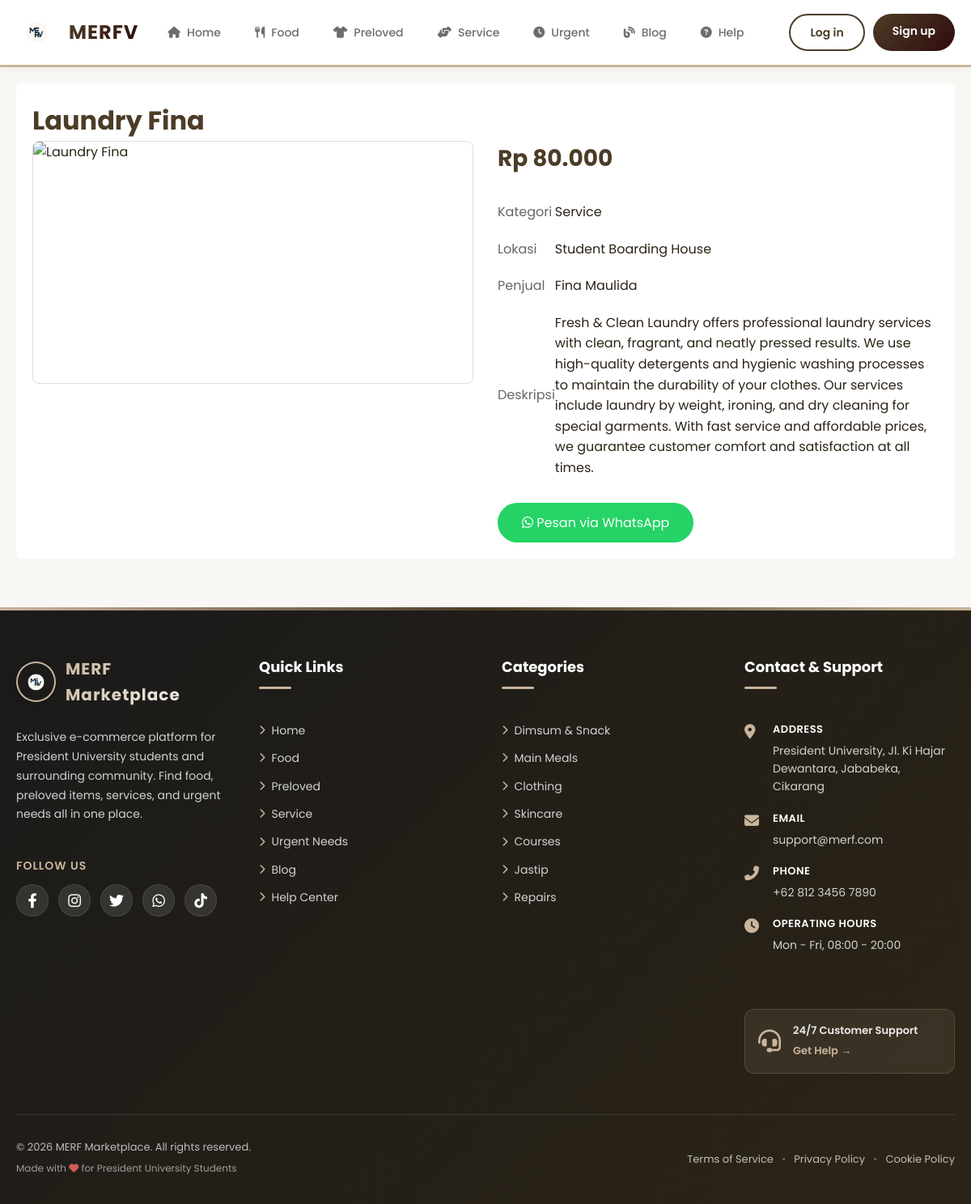
The page /pages/product-detail.php?id=22 on the database its author committed.
### tables this page shows
CREATE TABLE `products` (
  `product_id` int(11) NOT NULL,
  `seller_id` int(11) NOT NULL,
  `name` varchar(200) NOT NULL,
  `category` enum('food','preloved','service','urgent') NOT NULL,
  `subcategory` varchar(50) DEFAULT NULL,
  `description` text NOT NULL,
  `price` decimal(10,2) NOT NULL,
  `discounted_price` decimal(10,2) DEFAULT NULL,
  `quantity` int(11) DEFAULT 1,
  `image` varchar(255) NOT NULL,
  `location` varchar(100) DEFAULT 'SBH',
  `is_available` tinyint(1) DEFAULT 1,
  `delivery_option` enum('pickup','delivery','both') DEFAULT 'both',
  `delivery_fee` decimal(10,2) DEFAULT 0.00,
  `avg_rating` decimal(3,2) DEFAULT 0.00,
  `total_views` int(11) DEFAULT 0,
  `total_likes` int(11) DEFAULT 0,
  `created_at` timestamp NOT NULL DEFAULT current_timestamp(),
  `updated_at` timestamp NOT NULL DEFAULT current_timestamp() ON UPDATE current_timestamp()
);

CREATE TABLE `users` (
  `user_id` int(11) NOT NULL,
  `full_name` varchar(100) NOT NULL,
  `email` varchar(100) NOT NULL,
  `phone` varchar(15) DEFAULT NULL,
  `password` varchar(255) NOT NULL,
  `student_id` varchar(20) DEFAULT NULL,
  `university` varchar(100) DEFAULT NULL,
  `is_student` enum('yes','no') DEFAULT 'yes',
  `dob` date DEFAULT NULL,
  `gender` enum('Male','Female','Other') DEFAULT NULL,
  `address` text DEFAULT NULL,
  `dorm_address` text DEFAULT NULL,
  `profile_pic` varchar(255) DEFAULT 'default-profile.png',
  `bio` text DEFAULT NULL,
  `rating` decimal(3,2) DEFAULT 0.00,
  `total_sales` int(11) DEFAULT 0,
  `role` enum('customer','seller','admin') DEFAULT 'customer',
  `status` enum('active','inactive','banned') DEFAULT 'active',
  `created_at` timestamp NOT NULL DEFAULT current_timestamp(),
  `last_login` timestamp NULL DEFAULT NULL
);

### includes/functions.php (called while the page is built, shortened)
<?php
function formatCurrency($amount) {
    return 'Rp ' . number_format($amount, 0, ',', '.');
}
?>

### pages/product-detail.php (the view, shortened to what this page needs)
<?php
require_once '../config.php';
$product_id = isset($_GET['id']) ? (int)$_GET['id'] : 0;
try {
    $sql = "SELECT p.*,
            u.user_id as seller_id,
            u.full_name,
            u.profile_pic,
            u.phone as seller_phone,
            u.rating as seller_rating
            FROM products p
            JOIN users u ON p.seller_id = u.user_id
            WHERE p.product_id = ? AND p.is_available = 1";
    $stmt = $pdo->prepare($sql);
    $stmt->execute([$product_id]);
    $product = $stmt->fetch();
} catch (PDOException $e) {
    die("Database Error: " . $e->getMessage());
}
$product_images = [];
if (!empty($product['image'])) {
    $decoded = json_decode($product['image'], true);
    if (is_array($decoded)) {
        $product_images = $decoded;
    } else {
        $product_images = [$product['image']];
    }
}
function getImageUrl($image_name) {
    $base_path = __DIR__ . '/../assets/images/uploads/';
    return SITE_URL . 'assets/images/no-image.png';
}
include '../header.php';
?>
<div class="container">
    <div style="padding: 20px; background: white; border-radius: 8px; margin: 20px 0;">
        <h1 style="color: #4C3C27;"><?php echo htmlspecialchars($product['name']); ?></h1>
        <div style="display: grid; grid-template-columns: 1fr 1fr; gap: 30px;">
            <div>
                <img src="<?php echo getImageUrl($product_images[0]); ?>"
                     alt="<?php echo htmlspecialchars($product['name']); ?>"
                     style="width: 100%; height: 300px; object-fit: contain; border: 1px solid #ddd; border-radius: 8px;">
            </div>
            <div>
                <div style="font-size: 28px; font-weight: 700; color: #4C3C27; margin-bottom: 20px;">
                    <?php echo formatCurrency($product['discounted_price'] ?? $product['price']); ?>
                </div>
                <table style="width: 100%; border-collapse: collapse;">
                    <tr>
                        <td style="padding: 10px 0; color: #666;">Kategori</td>
                        <td style="padding: 10px 0;"><?php echo ucfirst($product['category']); ?></td>
                    </tr>
                    <tr>
                        <td style="padding: 10px 0; color: #666;">Lokasi</td>
                        <td style="padding: 10px 0;"><?php echo htmlspecialchars($product['location']); ?></td>
                    </tr>
                    <tr>
                        <td style="padding: 10px 0; color: #666;">Penjual</td>
                        <td style="padding: 10px 0;"><?php echo htmlspecialchars($product['full_name']); ?></td>
                    </tr>
                    <tr>
                        <td style="padding: 10px 0; color: #666;">Deskripsi</td>
                        <td style="padding: 10px 0;"><?php echo nl2br(htmlspecialchars($product['description'])); ?></td>
                    </tr>
                </table>
                <?php if (!empty($product['seller_phone'])):
                    $phone = preg_replace('/[^0-9]/', '', $product['seller_phone']);
                    if (substr($phone, 0, 1) == '0') {
                        $phone = '62' . substr($phone, 1);
                    }
                    $message = "Halo%20" . urlencode($product['full_name']) . "%2C%0A%0A";
                    $message .= "Saya%20tertarik%20dengan%20produk%20*" . urlencode($product['name']) . "*%0A";
                    $message .= "Harga%3A%20" . urlencode(formatCurrency($product['discounted_price'] ?? $product['price']));
                    $wa_link = "https://wa.me/$phone?text=$message";
                ?>
                    <a href="<?php echo $wa_link; ?>"
                       target="_blank"
                       style="display: inline-block; background: #25D366; color: white; padding: 12px 30px; border-radius: 25px; text-decoration: none; margin-top: 20px;">
                        <i class="fab fa-whatsapp"></i> Pesan via WhatsApp
                    </a>
                <?php endif; ?>
            </div>
        </div>
    </div>
</div>
<?php include '../footer.php'; ?>

### assets/css/style.css (style rules this page uses)
:root { --primary: #4C3C27; --secondary: #C9B59C; --accent: #300C0C; --bg-light: #FFFEFC; --bg-card: #FFFFFF; --bg-hover: #F5F3EE; --text-dark: #2C2416; --text-light: #6D6D6D; --text-muted: #8E8E8E; --border: #E8E3D9; --border-light: #F0EDE5; --success: #28A745; --warning: #FFC107; --danger: #DC3545; --info: #17A2B8; --shadow-sm: 0 2px 8px rgba(76,60,39,0.08); --shadow-md: 0 4px 16px rgba(76,60,39,0.12); --shadow-lg: 0 8px 24px rgba(76,60,39,0.15); --radius-sm: 8px; --radius-md: 12px; --radius-lg: 20px; --radius-xl: 30px; --radius-full: 50%; --transition: 0.3s ease; --header-z: 9999; --dropdown-z: 10000; --mobile-z: 10001; --content-z: 1; }
* { margin: 0; padding: 0; box-sizing: border-box; }
html, body { width: 100%; max-width: 100%; overflow-x: hidden; font-family: 'Poppins', sans-serif; background: var(--bg-light); color: var(--text-dark); line-height: 1.6; }
.container { width: 100%; max-width: 1200px; margin: 0 auto; padding: 0 20px; }
a { text-decoration: none; color: inherit; transition: var(--transition); }
img { max-width: 100%; height: auto; display: block; }

### assets/css/food.css (style rules this page uses)
* { margin: 0; padding: 0; box-sizing: border-box; }
body { font-family: 'Poppins', sans-serif; background: #F9F7F4; color: #2C2416; }
.container { max-width: 1200px; margin: 0 auto; padding: 0 20px; }

### footer.php (style rules this page uses)
.container { max-width: 1200px; margin: 0 auto; padding: 0 20px; position: relative; z-index: 2; }

### rows shown on the page
products: name "Laundry Fina", discounted_price+price "Rp 80.000", category "Service", location "Student Boarding House", seller.full_name "Fina Maulida", description "Fresh & Clean Laundry offers professional laundry services with clean, fragrant, and neatly pressed results. We use high-quality detergents and hygienic washing processes to maintain the durability of your clothes. Our services include laundry by weight, ironing, and dry cleaning for special garments. With fast service and affordable prices, we guarantee customer comfort and satisfaction at all times."
